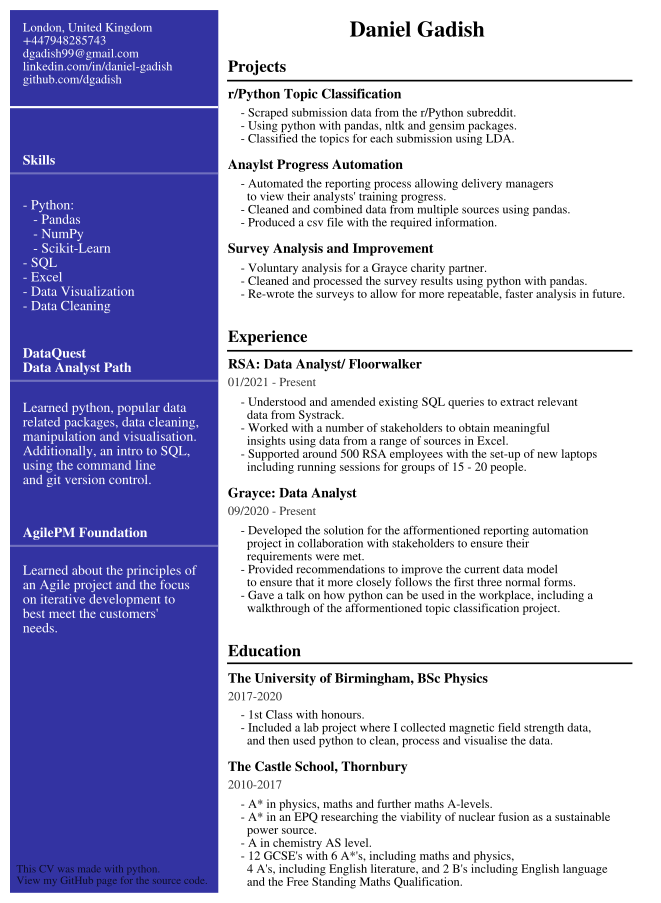

Reproduce this figure in Python.
# -*- coding: utf-8 -*-

import matplotlib.pyplot as plt

# Text Variables
Header = "This CV was made with python.\nView my GitHub page for the source code."

Name = "Daniel Gadish"

Contact = "London, United Kingdom\n+447948285743\ndgadish99@gmail.com\nlinkedin.com/in/daniel-gadish\ngithub.com/dgadish"

ProjectsHeader = "Projects"
ProjectOneTitle = "r/Python Topic Classification"
ProjectOneDesc = "- Scraped submission data from the r/Python subreddit.\n- Using python with pandas, nltk and gensim packages.\n- Classified the topics for each submission using LDA."
ProjectTwoTitle = "Anaylst Progress Automation"
ProjectTwoDesc = "- Automated the reporting process allowing delivery managers\n  to view their analysts' training progress.\n- Cleaned and combined data from multiple sources using pandas.\n- Produced a csv file with the required information."
ProjectThreeTitle = "Survey Analysis and Improvement"
ProjectThreeDesc = "- Voluntary analysis for a Grayce charity partner.\n- Cleaned and processed the survey results using python with pandas.\n- Re-wrote the surveys to allow for more repeatable, faster analysis in future."
WorkHeader = "Experience"
WorkOneTitle = "RSA: Data Analyst/ Floorwalker"
WorkOneTime = "01/2021 - Present"
WorkOneDesc = "- Understood and amended existing SQL queries to extract relevant\n  data from Systrack.\n- Worked with a number of stakeholders to obtain meaningful\n  insights using data from a range of sources in Excel.\n- Supported around 500 RSA employees with the set-up of new laptops\n  including running sessions for groups of 15 - 20 people."
WorkTwoTitle = "Grayce: Data Analyst"
WorkTwoTime = "09/2020 - Present"
WorkTwoDesc = "- Developed the solution for the afformentioned reporting automation\n  project in collaboration with stakeholders to ensure their\n  requirements were met.\n- Provided recommendations to improve the current data model\n  to ensure that it more closely follows the first three normal forms.\n- Gave a talk on how python can be used in the workplace, including a\n  walkthrough of the afformentioned topic classification project."
EduHeader = "Education"
EduOneTitle = "The University of Birmingham, BSc Physics"
EduOneTime = "2017-2020"
EduOneDesc = "- 1st Class with honours.\n- Included a lab project where I collected magnetic field strength data,\n  and then used python to clean, process and visualise the data."
EduTwoTitle = "The Castle School, Thornbury"
EduTwoTime = "2010-2017"
EduTwoDesc = "- A* in physics, maths and further maths A-levels.\n- A* in an EPQ researching the viability of nuclear fusion as a sustainable\n  power source.\n- A in chemistry AS level.\n- 12 GCSE's with 6 A*'s, including maths and physics,\n  4 A's, including English literature, and 2 B's including English language\n  and the Free Standing Maths Qualification."
SkillsHeader = "Skills"
SkillsDesc = "- Python:\n   - Pandas\n   - NumPy\n   - Scikit-Learn\n- SQL\n- Excel\n- Data Visualization\n- Data Cleaning"
ExtrasOneTitle = "DataQuest\nData Analyst Path"
ExtrasOneDesc = "Learned python, popular data\nrelated packages, data cleaning,\nmanipulation and visualisation.\nAdditionally, an intro to SQL,\nusing the command line\nand git version control."
ExtrasTwoTitle = "AgilePM Foundation"
ExtrasTwoDesc = "Learned about the principles of\nan Agile project and the focus \non iterative development to \nbest meet the customers'\nneeds."



# Plotting

fig, ax = plt.subplots(figsize=(8.27, 11.69))

# set font
plt.rcParams['font.family'] = 'sans-serif'
plt.rcParams['font.sans-serif'] = 'STIXGeneral'

# Decorative Lines
plt.axvline(x=0, color='#00008b', alpha= 0.8, linewidth=300)
plt.axhline(y=0.89, color='#ffffff', xmin=0.0, xmax=0.323, linewidth=1.5)
plt.axhline(y=0.815, color='#ffffff', xmin=0.0, xmax=0.323, linewidth=1.5, alpha = 0.3)
plt.axhline(y=0.58 , color='#ffffff', xmin=0.0, xmax=0.323, linewidth=1.5, alpha = 0.3)
plt.axhline(y=0.393 , color='#ffffff', xmin=0.0, xmax=0.323, linewidth=1.5, alpha = 0.3)
plt.axhline(y=0.92, color='k', xmin=0.34, xmax=0.97, linewidth=1.2)
plt.axhline(y=0.614, color='k', xmin=0.34, xmax=0.97, linewidth=1.2)
plt.axhline(y=0.26, color='k', xmin=0.34, xmax=0.97, linewidth=1.2)

# set background color
ax.set_facecolor('white')

# remove axes
plt.axis('off')

# add text

plt.annotate(Name, (0.53, 0.97), weight='bold', fontsize=16)
plt.annotate(Contact, (0.02, 0.917), fontsize=9, color='#ffffff')
plt.annotate(ProjectsHeader, (0.34, 0.93), weight='bold', fontsize=12)
plt.annotate(ProjectOneTitle, (0.34, 0.9), weight='bold', fontsize=10)
plt.annotate(ProjectOneDesc, (0.36, 0.85), weight='regular', fontsize=9)
plt.annotate(ProjectTwoTitle, (0.34, 0.82), weight='bold', fontsize=10)
plt.annotate(ProjectTwoDesc, (0.36, 0.755), weight='regular', fontsize=9)
plt.annotate(ProjectThreeTitle, (0.34, 0.725), weight='bold', fontsize=10)
plt.annotate(ProjectThreeDesc, (0.36, 0.674), weight='regular', fontsize=9)
plt.annotate(WorkHeader, (0.34, 0.624), weight='bold', fontsize=12)
plt.annotate(WorkOneTitle, (0.34, 0.594), weight='bold', fontsize=10)
plt.annotate(WorkOneTime, (0.34, 0.574), weight='regular', fontsize=9, alpha=.8)
plt.annotate(WorkOneDesc, (0.36, 0.478), weight='regular', fontsize=9)
plt.annotate(WorkTwoTitle, (0.34, 0.448), weight='bold', fontsize=10)
plt.annotate(WorkTwoTime, (0.34, 0.428), weight='regular', fontsize=9, alpha=.8)
plt.annotate(WorkTwoDesc, (0.36, 0.318), weight='regular', fontsize=9)
plt.annotate(EduHeader, (0.34, 0.268), weight='bold', fontsize=12)
plt.annotate(EduOneTitle, (0.34, 0.238), weight='bold', fontsize=10)
plt.annotate(EduOneTime, (0.34, 0.218), weight='regular', fontsize=9, alpha=.8)
plt.annotate(EduOneDesc, (0.36, 0.168), weight='regular', fontsize=9)
plt.annotate(EduTwoTitle, (0.34, 0.138), weight='bold', fontsize=10)
plt.annotate(EduTwoTime, (0.34, 0.118), weight='regular', fontsize=9, alpha=.8)
plt.annotate(EduTwoDesc, (0.36, 0.008), weight='regular', fontsize=9)
plt.annotate(SkillsHeader, (0.02, 0.825), weight='bold', fontsize=10, color='#ffffff')
plt.annotate(SkillsDesc, (0.02, 0.66), weight='regular', fontsize=10, color='#ffffff')
plt.annotate(ExtrasOneTitle, (0.02, 0.59), weight='bold', fontsize=10, color='#ffffff')
plt.annotate(ExtrasOneDesc, (0.02, 0.463), weight='regular', fontsize=10, color='#ffffff')
plt.annotate(ExtrasTwoTitle, (0.02, 0.403), weight='bold', fontsize=10, color='#ffffff')
plt.annotate(ExtrasTwoDesc, (0.02, 0.295), weight='regular', fontsize=10, color='#ffffff')
plt.annotate(Header, (0.01, 0.01), weight='regular', fontsize=8, alpha=.75)


plt.savefig('cv.pdf', dpi=300, bbox_inches='tight')
